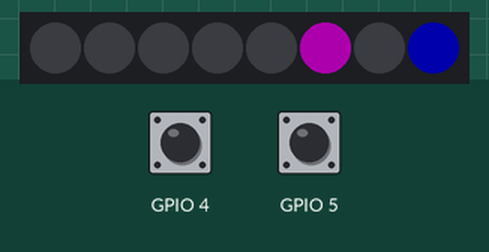
A program run on a simulated ESP8266 board running MicroPython. On the bench: 8 RGB LEDs in strip order, left to right. The test bench sets the inputs (shaded band); at power-on: GPIO 5 HIGH, GPIO 4 HIGH. Dim RGB values are drawn brighter than linear; random numbers come from a fixed seed.

Above: at 2.2 s.
2.3 s: GPIO 5 pulled LOW for 1 s
At 2.51 s:
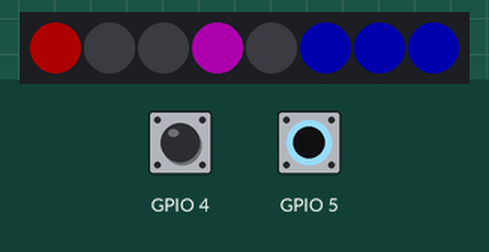
4.8 s: GPIO 5 pulled LOW for 0.25 s
At 5.12 s:
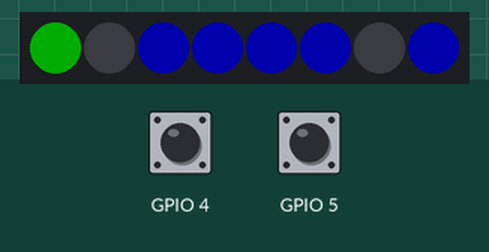
8.0 s: GPIO 5 pulled LOW for 3.2 s
At 8.75 s:
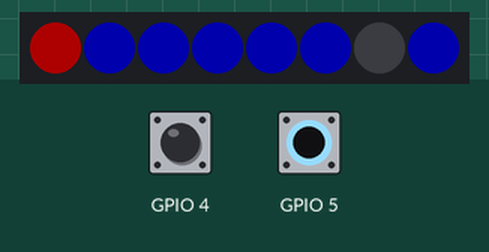
12.7 s: GPIO 5 pulled LOW for 3.2 s
At 14.99 s:
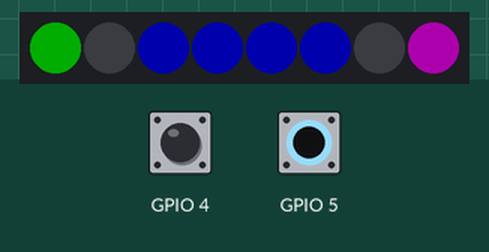
Timing chart, 0 to 56.8 s (numbered marks = the images above; inputs shaded):
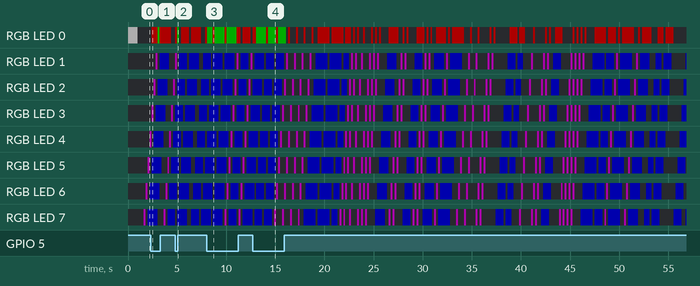

The program:

rhythm_game.py
```python
from machine import Pin
from neopixel import NeoPixel
import time
from os import urandom


class Custom_Button:
    def __init__(self, pin_id1, pin_id2) -> None:
        self.sub_tick_press = False
        self.was_pressed_last_tick = False
        self.current_hold_tick_duration = 0
        self.was_interrupted = False

        self.pin1 = Pin(pin_id1, Pin.IN, Pin.PULL_UP)
        self.pin1.irq(trigger=Pin.IRQ_FALLING, handler=self.button_down)
        self.pin2 = Pin(pin_id2, Pin.IN, Pin.PULL_UP)
        self.pin2.irq(trigger=Pin.IRQ_RISING, handler=self.button_up)

    def button_down(self, e):
        self.sub_tick_press = True

    def button_up(self, e):
        self.was_interrupted = True

    def tick(self):
        self.state = not self.pin1.value()

        self.is_pressed = self.state or self.sub_tick_press
        self.is_held = (
            self.state
            and (self.was_pressed_last_tick or self.sub_tick_press)
            and (not self.was_interrupted)
        )
        self.current_hold_tick_duration = int(self.is_held) * (
            self.current_hold_tick_duration + 1
        )

        self.was_pressed_last_tick = self.is_pressed
        self.sub_tick_press = False
        self.was_interrupted = False


def clear_lights():
    for light in range(LIGHTS):
        lights[light] = colors[0]


def try_tile_generation():
    global tiles
    if len(tiles) < (LIGHTS + TILES_BUFFER_AMOUNT):
        random_nums = urandom(2)
        if random_nums[0] > 192:  # hold
            tiles += [2] * (3 + int(random_nums[1] // 75)) + [0]
        elif random_nums[0] > 128:  # press
            tiles += [1, 0]
        else:  # gap
            tiles += [0] * int(random_nums[1] // 100)


def check_input_correctness():
    global tiles
    lights[0] = colors[5]
    if tiles[0] == 0 and not blue_button.state:
        lights[0] = colors[0]
    elif tiles[0] == 1 and blue_button.is_pressed:
        lights[0] = colors[4]
    elif tiles[0] == 2 and blue_button.is_held:
        lights[0] = colors[4]


def draw_new_tick():
    clear_lights()

    for light in range(LIGHTS):
        lights[light] = colors[tiles[light]]


LIGHTS = 8
BRIGHTNESS = 50
FRAME_TIME = 0.2
DEBUG_LIGHT_TIME = 0
TILES_BUFFER_AMOUNT = 3

tiles = [0] * (LIGHTS + TILES_BUFFER_AMOUNT)

colors = {
    0: (0, 0, 0),
    2: (0, 0, BRIGHTNESS),
    1: (BRIGHTNESS, 0, BRIGHTNESS),
    3: (BRIGHTNESS, BRIGHTNESS, BRIGHTNESS),
    4: (0, BRIGHTNESS, 0),
    5: (BRIGHTNESS, 0, 0),
}

# button and light assignments
lights = NeoPixel(Pin(14), LIGHTS)
blue_button = Custom_Button(5, 4)

# boot confirmation 1flash
lights[0] = colors[3]
lights.write()
time.sleep(1)
lights[0] = colors[0]
lights.write()


while True:
    blue_button.tick()

    tiles.pop(0)
    try_tile_generation()  # podla random gen si vyber 1-3 (tap, hold, gap) a pri dvoch aj nahodny duration

    draw_new_tick()

    check_input_correctness()

    lights.write()

    time.sleep(FRAME_TIME - DEBUG_LIGHT_TIME)
```
